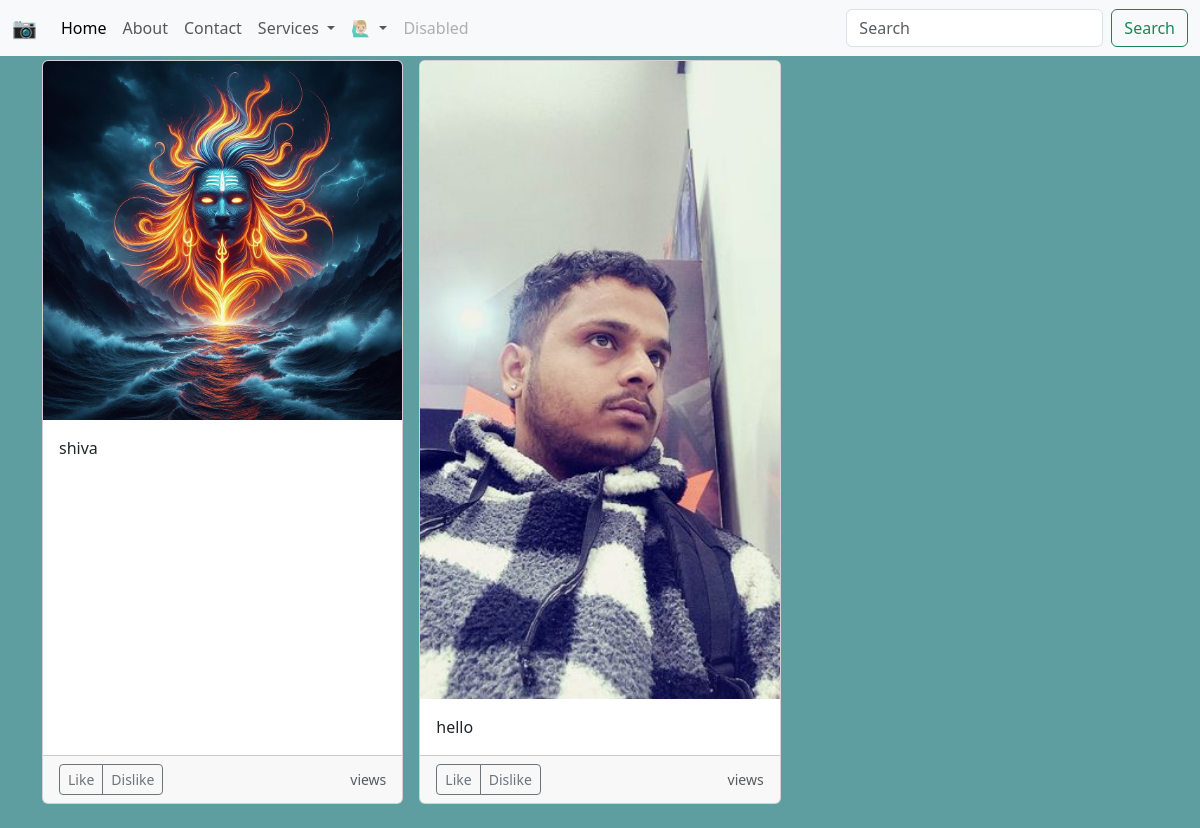
Before: /about with the older database file.
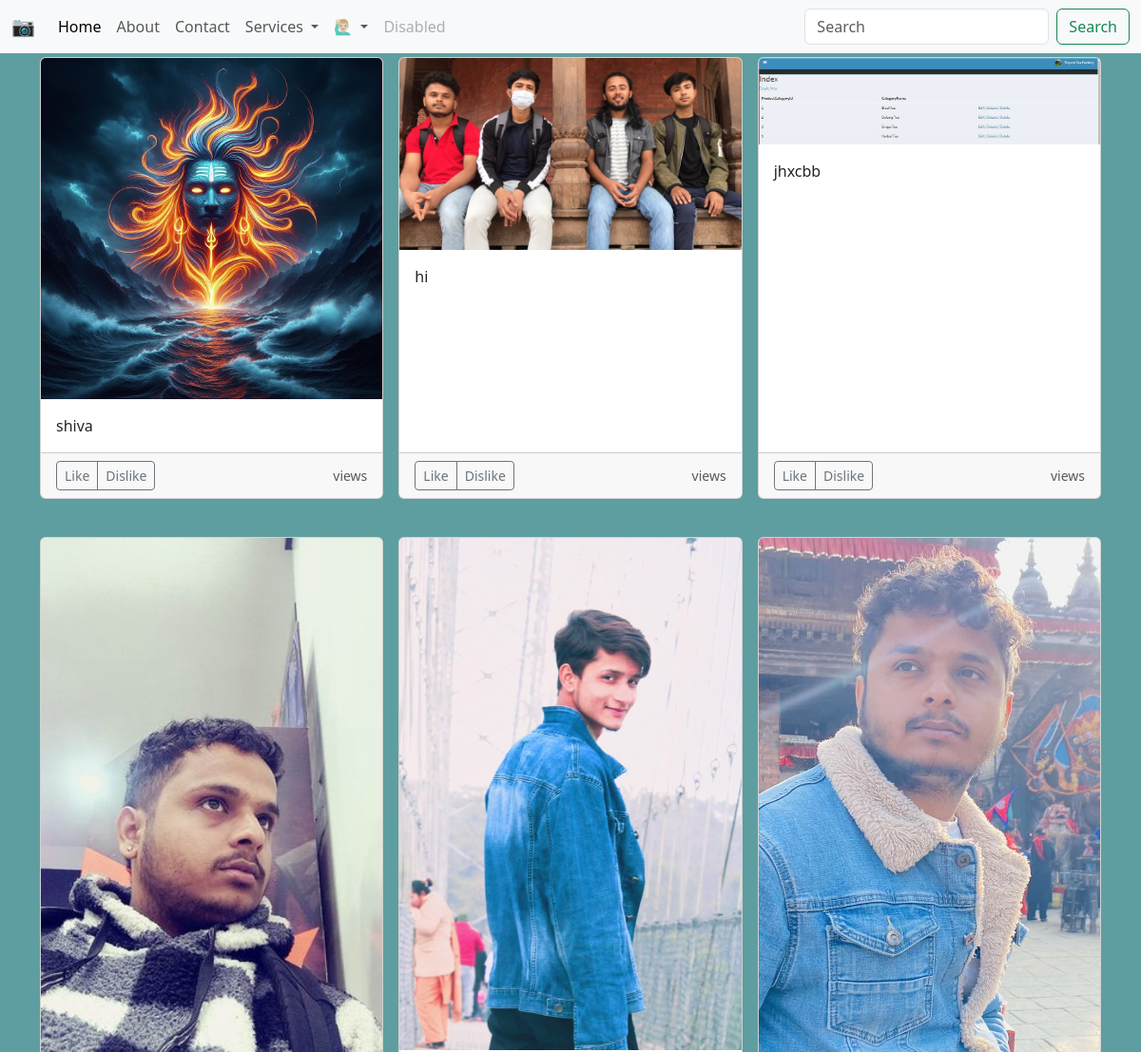
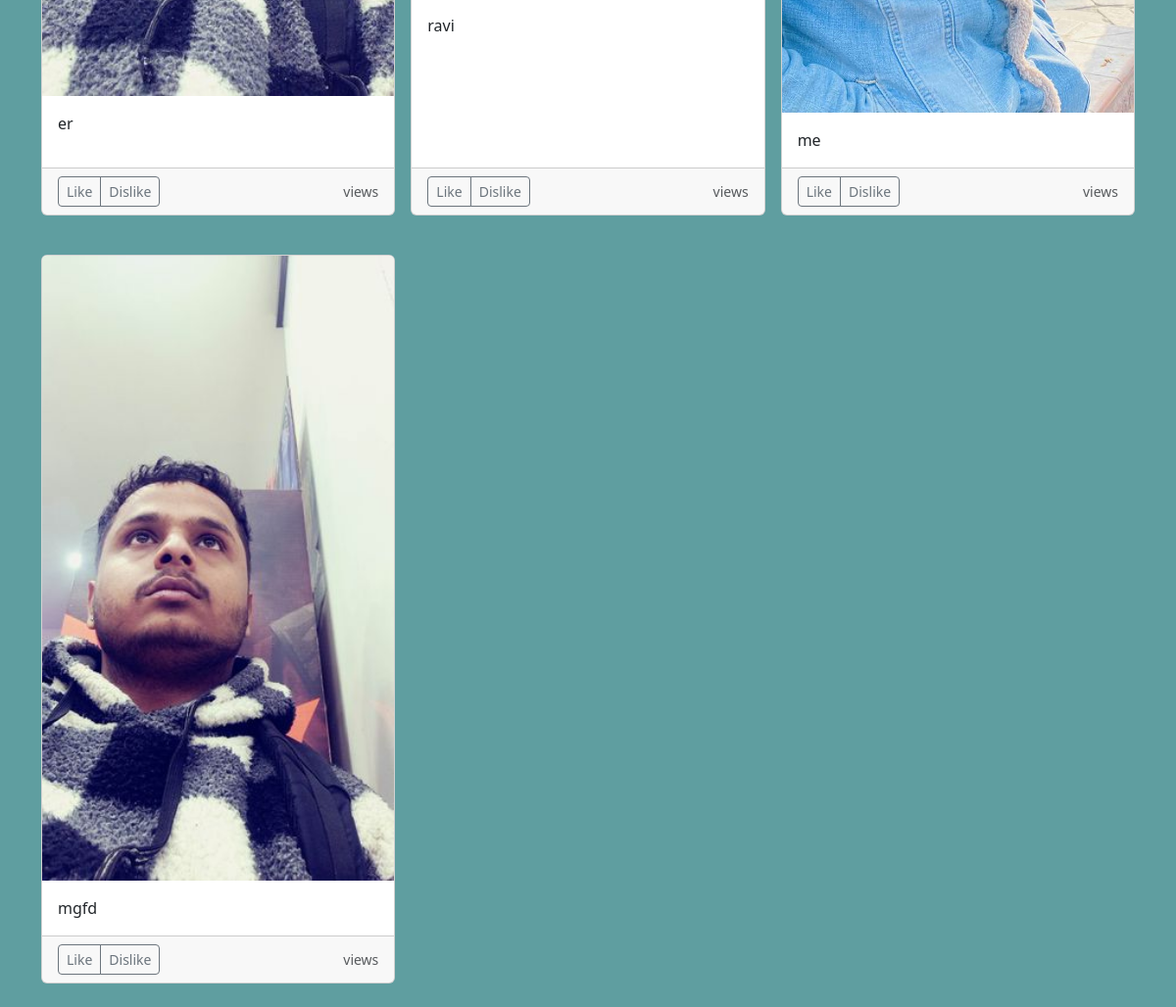
After: the same page with the newer database file (2 pictures, top to bottom).
### home/models.py (models this page shows)
class News(models.Model):
    news_title = models.CharField(max_length=100)
    news_desc = models.CharField(max_length=100)
    news_image = models.FileField(upload_to="news/", max_length=250, null=True, default=None)

### home/views.py (the view)
# urls.py: path("about", views.about, name='about'),
def about(request):
    about_list = News.objects.all()
    return render(request, 'about.html', {'about_list': about_list})

### templates/about.html (shortened to what this page needs)
{% extends "base.html" %}
{% block body %}
<div class="container mt-1">
    <div class="row row-cols-1 row-cols-sm-2 row-cols-md-3 g-3">
        {% for about_item in about_list %}
        <div class="col mb-4">
            <div class="card h-100">
                <img src="{{ about_item.news_image.url }}" class="card-img-top" alt="{{ about_item.news_title }}">
                <div class="card-body">
                    <p class="card-text">{{ about_item.news_desc }}</p>
                </div>
                <div class="card-footer d-flex justify-content-between align-items-center">
                    <div class="btn-group">
                        <button type="button" class="btn btn-sm btn-outline-secondary">Like</button>
                        <button type="button" class="btn btn-sm btn-outline-secondary">Dislike</button>
                    </div>
                    <small class="text-muted">{{ about_item.views }} views</small>
                </div>
            </div>
        </div>
        {% endfor %}
    </div>
</div>
{% endblock body %}

### templates/base.html (shortened to what this page needs)
<!DOCTYPE html>
<html lang="en">
<head>
  <link href="https://cdn.jsdelivr.net/npm/bootstrap@5.3.2/dist/css/bootstrap.min.css" rel="stylesheet"
 />
</head>
<body style="background-color: cadetblue">
  <nav class="navbar navbar-expand-lg bg-body-tertiary">
    <div class="container-fluid">
      <a class="navbar-brand" href="/">📷</a>
      <div class="collapse navbar-collapse" id="navbarSupportedContent">
        <ul class="navbar-nav me-auto mb-2 mb-lg-0">
          <li class="nav-item">
            <a class="nav-link active" aria-current="page" href="/index">Home</a>
          </li>
          <li class="nav-item">
            <a class="nav-link" href="/about">About</a>
          </li>
          <li class="nav-item">
            <a class="nav-link" href="/contact">Contact</a>
          </li>
          <li class="nav-item dropdown">
            <a class="nav-link dropdown-toggle" href="#" role="button" data-bs-toggle="dropdown" aria-expanded="false">
              Services
            </a>
          </li>
          <li class="nav-item dropdown">
            <a class="nav-link dropdown-toggle" role="button" data-bs-toggle="dropdown" aria-expanded="false">
              🙋🏼‍♂️
            </a>
          </li>
          <li class="nav-item">
            <a class="nav-link disabled" aria-disabled="true">Disabled</a>
          </li>
        </ul>
        <form class="d-flex" role="search">
          <input class="form-control me-2" type="search" placeholder="Search" aria-label="Search" />
          <button class="btn btn-outline-success" type="submit">
            Search
          </button>
        </form>
      </div>
    </div>
  </nav>
   {% block body %} {% endblock body %}
</body>
</html>

Changed rows visible on the page:
removed News: news_image (picture), news_desc "hello"
added News: news_image (picture), news_desc "hi"
added News: news_image (picture), news_desc "jhxcbb"
added News: news_image (picture), news_desc "er"
added News: news_image (picture), news_desc "ravi"
added News: news_image (picture), news_desc "me"
added News: news_image (picture), news_desc "mgfd"
